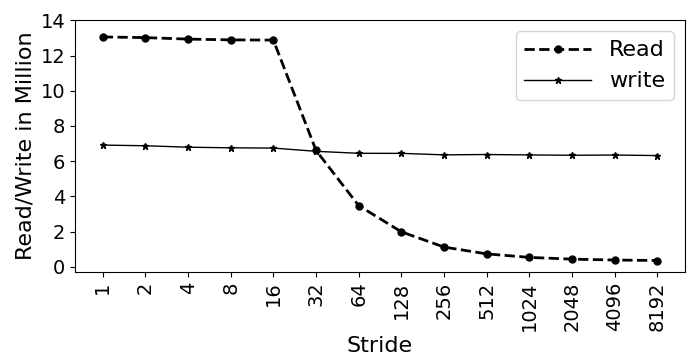

Reproduce this figure in Python.
import random
import matplotlib
import matplotlib.pyplot as plt
from matplotlib import style

import numpy as np
import matplotlib.patches as mpatches

#plt.rcdefaults()
fig, ax = plt.subplots()

fig.set_size_inches(7, 4)

#labels = ['Manaul', 'PAPI']
#traffic = [12.46, 18.75]

#stride = ['stride-1', 'stride-2', 'stride-4', 'stride-8', 'stride-16', 'stride-32', 'stride-64', 'stride-128', 'stride-256', 'stride-512', 'stride-1024', 'stride-2048', 'stride-4096', 'stride-8192']
stride = ['1', '2', '4', '8', '16', '32', '64', '128', '256', '512', '1024', '2048', '4096', '8192']
read = [13058939, 13019508, 12935173, 12891315, 12879236, 6609380, 3474199, 1985516, 1118506, 730145, 531435, 432230, 382032, 353338]
write = [6912853, 6874974, 6793000, 6757685, 6742949, 6559251, 6445801, 6442060, 6357768, 6377454, 6353869, 6334685, 6347598, 6316528]
read = np.array(read) / 1000000
write = np.array(write) / 1000000
x_pos = np.arange(len(stride))  # the label locations

#ax.barh(x_pos, read, hatch='....', color='white', edgecolor='black')
#rects1 = plt.bar(x, traffic, .8, hatch='....', color='white', edgecolor='black')

plt.plot(stride, read, marker='o', markersize=5,  color='black', linestyle='dashed', label="Read", linewidth=2)
plt.plot(stride, write, marker='*', markersize=5,  color='black', linestyle='solid', label="write", linewidth=1)

#plt.plot(stride, read, "-b", label="Read")
#plt.plot(stride, write, "-r", label="Write")
#plt.legend()
plt.legend(handlelength=3, fontsize=16)

#plt.legend(loc="upper right", fontsize=12)


ax.set_ylabel('Read/Write in Million', fontsize=16)
ax.set_xlabel('Stride', fontsize=16)


#plt.title('', fontsize=18)
#ax.set_xticks(x_pos)
plt.yticks(np.arange(0, max(read)+1, 2), fontsize=14)
#ax.get_yaxis().get_major_formatter().set_scientific(False)


plt.xticks(rotation=90, fontsize=14)
#ax.set_xticklabels(stride, fontsize=12)

#ax.invert_yaxis()
plt.tight_layout()

plt.show()
fig.savefig('stride_motivation.png', dpi=100)

# Example data
